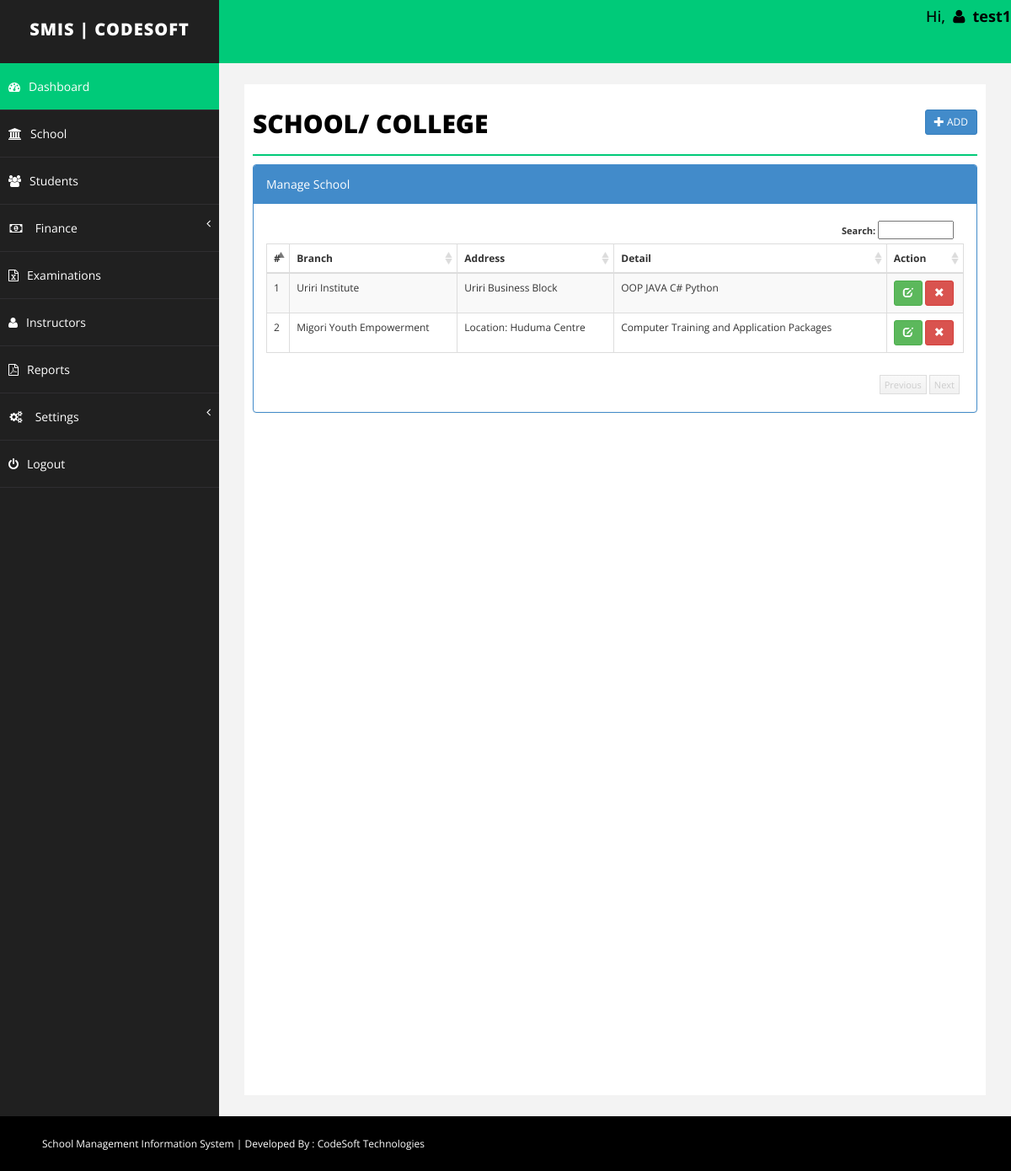
/School/branch.php (signed in), run on an earlier commit of the app's database.
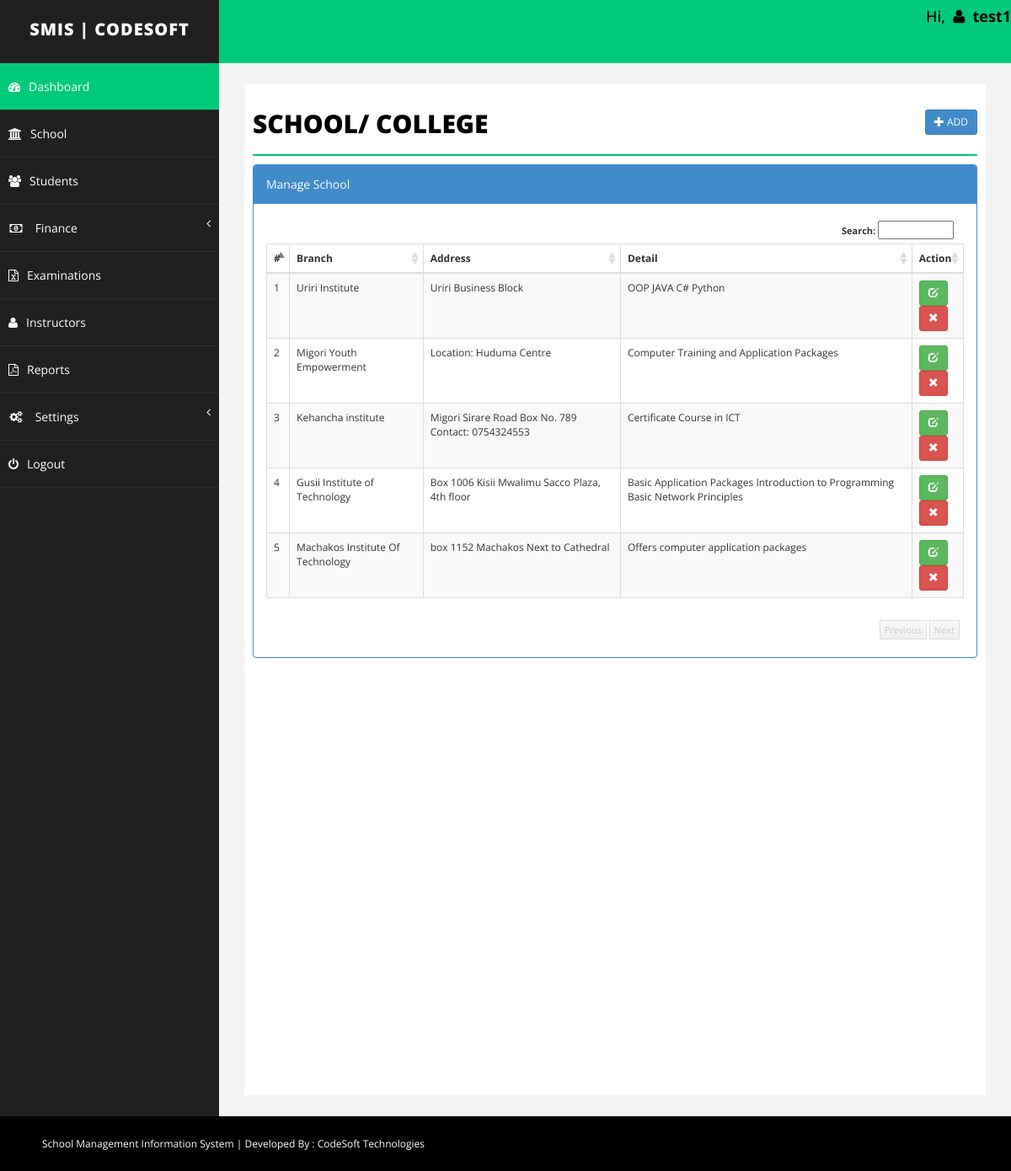
And on a later commit of the database.
### tables this page shows
CREATE TABLE `branch` (
  `id` int(255) NOT NULL,
  `branch` varchar(255) NOT NULL,
  `address` text NOT NULL,
  `detail` text NOT NULL,
  `delete_status` enum('0','1') NOT NULL DEFAULT '0'
);

### School/branch.php (the view, shortened to what this page needs)
<?php
	include("../Include/dbconnect.php");
	$branch='';
	$address='';
	$detail = '';
	$id= '';
	$action = "add";
?>
<!DOCTYPE html>
<html xmlns="http://www.w3.org/1999/xhtml">
<head>
	<?php include("../Include/links.php"); ?>
</head>
<?php
	include("../Include/header.php");
?>
        <div id="page-wrapper">
            <div id="page-inner">
                <div class="row">
                    <div class="col-md-12">
                        <h1 class="page-head-line">School/ College
							<?php
								echo (isset($_GET['action']) && @$_GET['action']=="add" || @$_GET['action']=="edit")?
								' <a href="branch.php" class="btn btn-primary btn-sm pull-right">Back <i class="glyphicon glyphicon-arrow-right"></i></a>':'<a href="branch.php?action=add" class="btn btn-primary btn-sm pull-right"><i class="glyphicon glyphicon-plus"></i> Add </a>';
							?>
						</h1>
                    </div>
                </div>
				<?php
				if(isset($_GET['action']) && @$_GET['action']=="add" || @$_GET['action']=="edit")
				{
				?>
				<script type="text/javascript" src="../../js/validation/jquery.validate.min.js"></script>
				<div class="row">
					<div class="col-sm-8 col-sm-offset-2">
						<div class="panel panel-primary">
							<div class="panel-heading">
								 <?php echo ($action=="add")? "Add School": "Edit School"; ?>
							</div>
							<form action="branch.php" method="post" id="signupForm1" class="form-horizontal">
								<div class="panel-body">
									<div class="form-group">
										<label class="col-sm-2 control-label" for="Old">Branch </label>
										<div class="col-sm-10">
											<input type="text" class="form-control" id="branch" name="branch" value="<?php echo $branch;?>"  />
										</div>
									</div>
									<div class="form-group">
										<label class="col-sm-2 control-label" for="Password"> Address </label>
										<div class="col-sm-10">
											<textarea class="form-control" id="address" name="address"><?php echo $address;?></textarea >
										</div>
									</div>
									<div class="form-group">
										<label class="col-sm-2 control-label" for="Confirm"> Detail</label>
										<div class="col-sm-10">
												<textarea class="form-control" name="detail" id="detail"><?php echo $detail;?></textarea >
										</div>
									</div>
									<div class="form-group">
										<div class="col-sm-8 col-sm-offset-2">
											<input type="hidden" name="id" value="<?php echo $id;?>">
											<input type="hidden" name="action" value="<?php echo $action;?>">
											<button type="submit" name="save" class="btn btn-primary">Save </button>
										</div>
									</div>
								</div>
							</form>
						</div>
					</div>
				</div>
				<script type="text/javascript">
					$( document ).ready( function () {
						if($("#signupForm1").length > 0)
					{
						$( "#signupForm1" ).validate( {
							rules: {
								branch: "required",
								address: "required"
							},
							messages: {
								branch: "Please enter branch name",
								address: "Please enter address"
							},
						errorElement: "em",
						errorPlacement: function ( error, element ) {
							// Add the `help-block` class to the error element
							error.addClass( "help-block" );
							// Add `has-feedback` class to the parent div.form-group
							// in order to add icons to inputs
							element.parents( ".col-sm-10" ).addClass( "has-feedback" );
							if ( element.prop( "type" ) === "checkbox" ) {
								error.insertAfter( element.parent( "label" ) );
							} else {
								error.insertAfter( element );
							}
							// Add the span element, if doesn't exists, and apply the icon classes to it.
							if ( !element.next( "span" )[ 0 ] ) {
								$( "<span class='glyphicon glyphicon-remove form-control-feedback'></span>" ).insertAfter( element );
							}
						},
						success: function ( label, element ) {
							// Add the span element, if doesn't exists, and apply the icon classes to it.
							if ( !$( element ).next( "span" )[ 0 ] ) {
								$( "<span class='glyphicon glyphicon-ok form-control-feedback'></span>" ).insertAfter( $( element ) );
							}
						},
						highlight: function ( element, errorClass, validClass ) {
							$( element ).parents( ".col-sm-10" ).addClass( "has-error" ).removeClass( "has-success" );
							$( element ).next( "span" ).addClass( "glyphicon-remove" ).removeClass( "glyphicon-ok" );
						},
						unhighlight: function ( element, errorClass, validClass ) {
							$( element ).parents( ".col-sm-10" ).addClass( "has-success" ).removeClass( "has-error" );
							$( element ).next( "span" ).addClass( "glyphicon-ok" ).removeClass( "glyphicon-remove" );
						}
					} );
					}
					} );
				</script>
				<?php
				}else{
				?>
				<link href="../../css/datatable/datatable.css" rel="stylesheet" />
				<div class="panel panel-primary">
					<div class="panel-heading">
						Manage School
					</div>
                        <div class="panel-body">
                             <div class="table-sorting table-responsive">
                                <table class="table table-striped table-bordered table-hover" id="tSortable22">
                                    <thead>
                                        <tr>
                                            <th>#</th>
                                            <th>Branch</th>
                                            <th>Address</th>
                                            <th>Detail</th>
											<th>Action</th>
                                        </tr>
                                    </thead>
                                    <tbody>
									<?php
									$sql = "select * from branch where delete_status='0'";
									$q = $conn->query($sql);
									$i=1;
									while($r = $q->fetch_assoc())
									{
									echo '<tr>
                                            <td>'.$i.'</td>
                                            <td>'.$r['branch'].'</td>
                                            <td>'.$r['address'].'</td>
                                            <td>'.$r['detail'].'</td>
											<td>
											<a href="branch.php?action=edit&id='.$r['id'].'" class="btn btn-success btn-sm"><span class="glyphicon glyphicon-edit"></span></a>
											<a onclick="return confirm(\'Are you sure you want to delete this record\');" href="branch.php?action=delete&id='.$r['id'].'" class="btn btn-danger btn-sm"><span class="glyphicon glyphicon-remove"></span></a> </td>
                                        </tr>';
										$i++;
									}
									?>
                                    </tbody>
                                </table>
                            </div>
                        </div>
                    </div>
				<?php
				}
				?>
            </div>
        </div>
    </div>
    <?php
        include("../Include/footer.php");
    ?>
</body>
</html>

### Include/links.php (shortened to what this page needs)
   <link href="../../css/bootstrap.css" rel="stylesheet" />
   <link href="../../css/font-awesome.css" rel="stylesheet" />
   <link href="../../css/basic.css" rel="stylesheet" />
   <link href="../../css/custom.css" rel="stylesheet" />
<link href="../../css/ui.css" rel="stylesheet" />
<link href="../../css/jquery-ui-1.10.3.custom.min.css" rel="stylesheet" />
<link href="../../css/datepicker.css" rel="stylesheet" />
<link href="../../css/datatable/datatable.css" rel="stylesheet" />

### Include/header.php (shortened to what this page needs)
<body>
    <div id="wrapper">
        <nav class="navbar navbar-default navbar-cls-top " role="navigation" style="margin-bottom: 0">
            <div class="navbar-header">
                <a class="navbar-brand" href="../index.php">SMIS | Codesoft</a>
            </div>
            <ul class="nav navbar-top-links navbar-right">
                <h4 style="color:black;">Hi, <b><i class="fa fa-user fa-fw"></i> <?php echo htmlspecialchars($_SESSION['username']); ?> </b> </h4>
            </ul>
        </nav>
        <nav class="navbar-default navbar-side" role="navigation">
            <div class="sidebar-collapse">
                <ul class="nav" id="main-menu">
                    <li>
                        <a class="active-menu" href="../index.php"><i class="fa fa-dashboard "></i>Dashboard</a>
                    </li>
					 <li>
                        <a href="../School/branch.php"><i class="fa fa-university "></i>School</a>
                    </li>
					 <li>
                        <a href="../Students/student.php"><i class="fa fa-users "></i>Students</a>
                    </li>
                    <li>
                        <a href="#"><i class="fa fa-money fa-fw"></i> Finance<span class="fa arrow"></span></a>
                    </li>
                    <li>
                        <a href="../Students/exam.php"><i class="fa fa-file-excel-o"></i>Examinations</a>
                    </li>
                    <li>
                        <a href="../Staff/staff.php"><i class="fa fa-user"></i>Instructors</a>
                    </li>
                    <li>
                        <a href="../Reports/report.php"><i class="fa fa-file-pdf-o"></i>Reports</a>
                    </li>
					<li>
                        <a href="#"><i class="fa fa-cogs fa-fw"></i> Settings<span class="fa arrow"></span></a>
                    </li>
					<li>
                        <a href="../Session/logout.php"><i class="fa fa-power-off "></i>Logout</a>
                    </li>
                </ul>
            </div>
        </nav>

### Include/footer.php
<div id="footer-sec">
    School Management Information System | Developed By : <a href="#" target="_blank">CodeSoft Technologies</a>
</div>

### css/basic.css (style rules this page uses)
body { font-family: 'Open Sans', sans-serif; line-height:25px; }
#wrapper { width: 100%; background: #202020; }
#page-wrapper { padding: 15px 15px; min-height: 600px; background: #F3F3F3; }
#page-inner { width: 100%; margin: 10px 20px 10px 0px; background-color: #fff!important; padding: 10px; min-height: 1200px; }
.page-head-line { font-size: 30px; text-transform: uppercase; color: #000; font-weight: 800; padding-bottom: 20px; border-bottom: 2px solid #00CA79; margin-bottom: 10px; }
.navbar-cls-top .navbar-brand { color: #fff; background: #202020; width: 260px; text-align: center; height: 75px; font-size: 20px; letter-spacing: 1px; font-weight: 900; padding-top: 25px; text-transform:uppercase; }
.active-menu { background-color: #00CA79!important; }
.arrow { float: right; }
.fa.arrow:before { content: "\f104"; }
.sidebar-collapse, .sidebar-collapse .nav { background: none; }
.sidebar-collapse .nav { padding: 0; }
.sidebar-collapse .nav > li > a { color: #fff; background: #202020; text-shadow: none; padding: 15px 40px; border-bottom: 1px solid #2F2E31; }
.sidebar-collapse > .nav > li > a { padding: 15px 10px; }
.navbar-side { border: none; background-color: #202020; }
.navbar-cls-top { background: #00CA79; border-bottom: none; }
.navbar-default { border: 0px solid black; }
.navbar-header { background: #000000; }
.nav > li > a > i { margin-right: 10px; }
#footer-sec { background-color:#000; padding:20px 50px; color:#fff; font-size:12px; }
#footer-sec a { color:#fff; }
@media (min-width:768px) { #page-wrapper { margin: 0 0 0 260px; padding: 15px 30px; min-height: 1200px; } }
@media (min-width:768px) { .navbar-side { z-index: 1; position: absolute; width: 260px; } }
@media (min-width:768px) { .navbar { border-radius: 0px; } }

### css/datatable/datatable.css (style rules this page uses)
.dataTable { float: left; }
.table-sorting { padding: 0px; position: relative; font-size: 12px; background-color: #FFF; }
.table-sorting .table { border-top: 1px solid #DDD; border-bottom: 1px solid #DDD; }
.table-sorting .sorting_asc { background: url('../../img/datatable/sort_asc.png') no-repeat center right; cursor: pointer; }
.table-sorting .sorting { background: url('../../img/datatable/sort_both.png') no-repeat center right; cursor: pointer; }

What changed in the data, as far as the page shows it:
added branch: branch "Kehancha institute", address "Migori Sirare Road Box No. 789 Contact: 0754324553", detail "Certificate Course in ICT"
added branch: branch "Gusii Institute of Technology", address "Box 1006 Kisii Mwalimu Sacco Plaza, 4th floor", detail "Basic Application Packages Introduction to Programming Basic Network Principles"
added branch: branch "Machakos Institute Of Technology", address "box 1152 Machakos Next to Cathedral", detail "Offers computer application packages"
